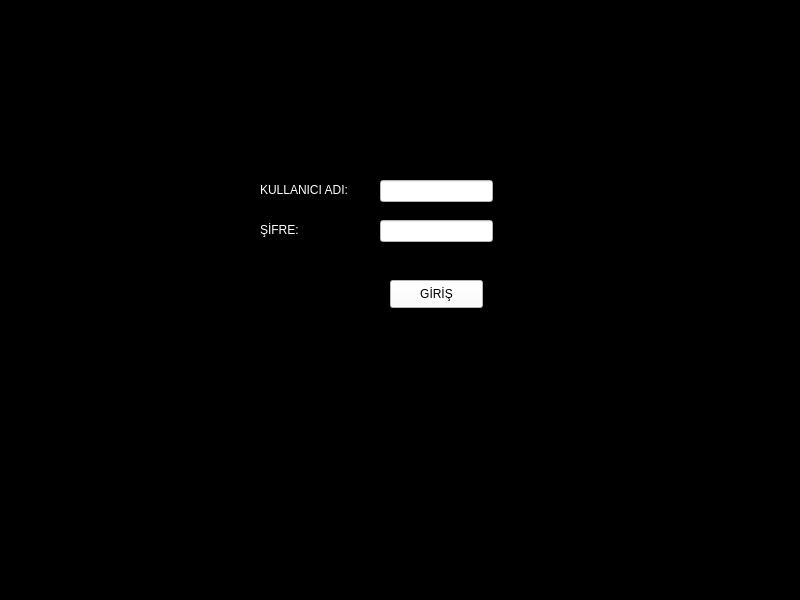
<?xml version="1.0" encoding="UTF-8"?>
<ui version="4.0">
 <class>MainWindow</class>
 <widget class="QMainWindow" name="MainWindow">
  <property name="geometry">
   <rect>
    <x>0</x>
    <y>0</y>
    <width>800</width>
    <height>600</height>
   </rect>
  </property>
  <property name="windowTitle">
   <string>MainWindow</string>
  </property>
  <property name="styleSheet">
   <string notr="true">background-color: rgb(0, 0, 0);</string>
  </property>
  <widget class="QWidget" name="centralwidget">
   <widget class="QLabel" name="sifre_text">
    <property name="geometry">
     <rect>
      <x>260</x>
      <y>220</y>
      <width>101</width>
      <height>20</height>
     </rect>
    </property>
    <property name="styleSheet">
     <string notr="true">color: rgb(255, 255, 255);</string>
    </property>
    <property name="text">
     <string>ŞİFRE:</string>
    </property>
   </widget>
   <widget class="QLabel" name="kullancadi_text">
    <property name="geometry">
     <rect>
      <x>260</x>
      <y>180</y>
      <width>101</width>
      <height>20</height>
     </rect>
    </property>
    <property name="styleSheet">
     <string notr="true">color: rgb(255, 255, 255);</string>
    </property>
    <property name="text">
     <string>KULLANICI ADI:</string>
    </property>
   </widget>
   <widget class="QLineEdit" name="kullaiciadi_value">
    <property name="geometry">
     <rect>
      <x>380</x>
      <y>180</y>
      <width>113</width>
      <height>22</height>
     </rect>
    </property>
    <property name="styleSheet">
     <string notr="true">background-color: rgb(255, 255, 255);</string>
    </property>
   </widget>
   <widget class="QLineEdit" name="sifre_value">
    <property name="geometry">
     <rect>
      <x>380</x>
      <y>220</y>
      <width>113</width>
      <height>22</height>
     </rect>
    </property>
    <property name="styleSheet">
     <string notr="true">background-color: rgb(255, 255, 255);</string>
    </property>
   </widget>
   <widget class="QPushButton" name="giris_button">
    <property name="geometry">
     <rect>
      <x>390</x>
      <y>280</y>
      <width>93</width>
      <height>28</height>
     </rect>
    </property>
    <property name="styleSheet">
     <string notr="true">background-color: rgb(255, 255, 255);</string>
    </property>
    <property name="text">
     <string>GİRİŞ</string>
    </property>
   </widget>
  </widget>
  <widget class="QMenuBar" name="menubar">
   <property name="geometry">
    <rect>
     <x>0</x>
     <y>0</y>
     <width>800</width>
     <height>26</height>
    </rect>
   </property>
  </widget>
  <widget class="QStatusBar" name="statusbar"/>
 </widget>
 <resources/>
 <connections/>
</ui>
